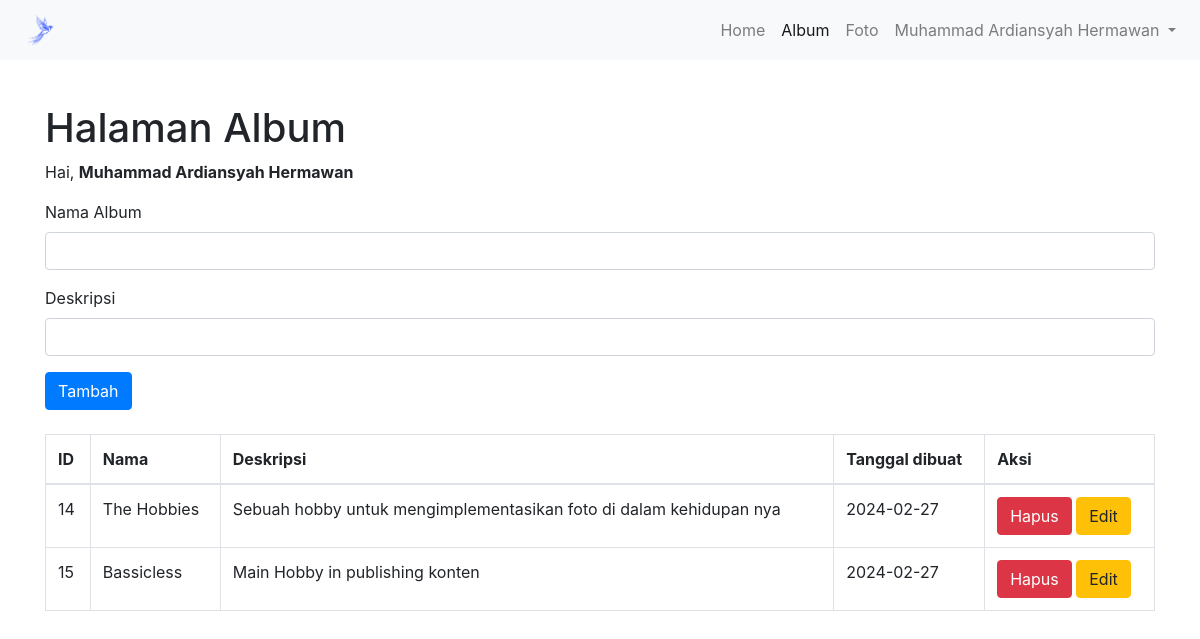
/album.php (signed in), run on the app's committed database.
### tables this page shows
CREATE TABLE `album` (
  `albumid` int(11) NOT NULL,
  `namaalbum` varchar(255) NOT NULL,
  `deskripsi` text NOT NULL,
  `tanggaldibuat` date NOT NULL,
  `userid` int(11) NOT NULL
);

### album.php (the view, shortened to what this page needs)
<!DOCTYPE html>
<html lang="en">
<head>
    <link rel="stylesheet" href="https://stackpath.bootstrapcdn.com/bootstrap/4.5.2/css/bootstrap.min.css">
</head>
<body>
    <nav class="navbar navbar-expand-lg navbar-light bg-light fixed-top">
        <a class="navbar-brand" href="#"><img src="resources/logo/logo.png" width="50px"></a>
        <div class="collapse navbar-collapse" id="navbarNav">
            <ul class="navbar-nav ml-auto">
                <li class="nav-item"><a class="nav-link" href="index.php">Home</a></li>
                <li class="nav-item active"><a class="nav-link" href="album.php">Album</a></li>
                <li class="nav-item"><a class="nav-link" href="foto.php">Foto</a></li>
                <li class="nav-item dropdown">
                    <a class="nav-link dropdown-toggle" href="#" id="navbarDropdown" role="button" data-toggle="dropdown" aria-haspopup="true" aria-expanded="false">
                        <?= $_SESSION['namalengkap'] ?>
                    </a>
                </li>
            </ul>
        </div>
    </nav>
    <div class="container mt-5">
        <h1>Halaman Album</h1>
        <p>Hai, <b> <?= $_SESSION['namalengkap'] ?></b></p>
        <form action="tambah_album.php" method="post">
            <div class="form-group">
                <label for="namaalbum">Nama Album</label>
                <input type="text" class="form-control" name="namaalbum" required>
            </div>
            <div class="form-group">
                <label for="deskripsi">Deskripsi</label>
                <input type="text" class="form-control" name="deskripsi" required>
            </div>
            <button type="submit" class="btn btn-primary">Tambah</button>
        </form>
        <table class="table table-bordered mt-4">
            <thead>
                <tr>
                    <th>ID</th>
                    <th>Nama</th>
                    <th>Deskripsi</th>
                    <th>Tanggal dibuat</th>
                    <th>Aksi</th>
                </tr>
            </thead>
            <tbody>
                <?php
                include "koneksi.php";
                $userid = $_SESSION['userid'];
                $sql = mysqli_query($conn, "select * from album where userid='$userid'");
                while ($data = mysqli_fetch_array($sql)) {
                ?>
                    <tr>
                        <td><?= $data['albumid'] ?></td>
                        <td><?= $data['namaalbum'] ?></td>
                        <td><?= $data['deskripsi'] ?></td>
                        <td><?= $data['tanggaldibuat'] ?></td>
                        <td>
                            <a href="hapus_album.php?albumid=<?= $data['albumid'] ?>" class="btn btn-danger">Hapus</a>
                            <a href="edit_album.php?albumid=<?= $data['albumid'] ?>" class="btn btn-warning">Edit</a>
                        </td>
                    </tr>
                <?php
                }
                ?>
            </tbody>
        </table>
    </div>
</body>
</html>

### album.php (style rules this page uses)
body { padding-top: 56px; }

### data on the page
album: albumid "14", namaalbum "The Hobbies", deskripsi "Sebuah hobby untuk mengimplementasikan foto di dalam kehidupan nya", tanggaldibuat "2024-02-27"
album: albumid "15", namaalbum "Bassicless", deskripsi "Main Hobby in publishing konten", tanggaldibuat "2024-02-27"

### other printed values
$_SESSION['namalengkap'] "Muhammad Ardiansyah Hermawan"
